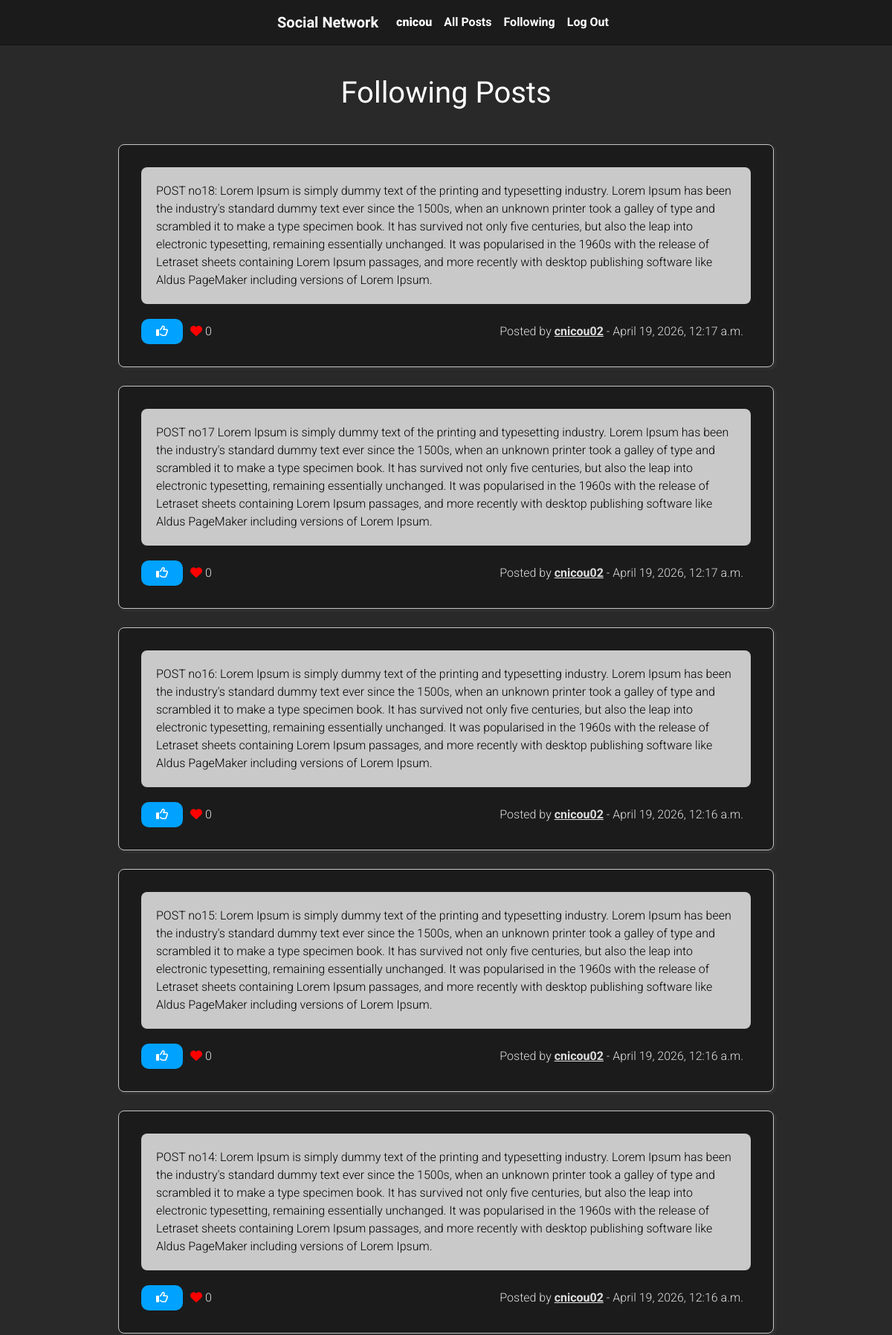
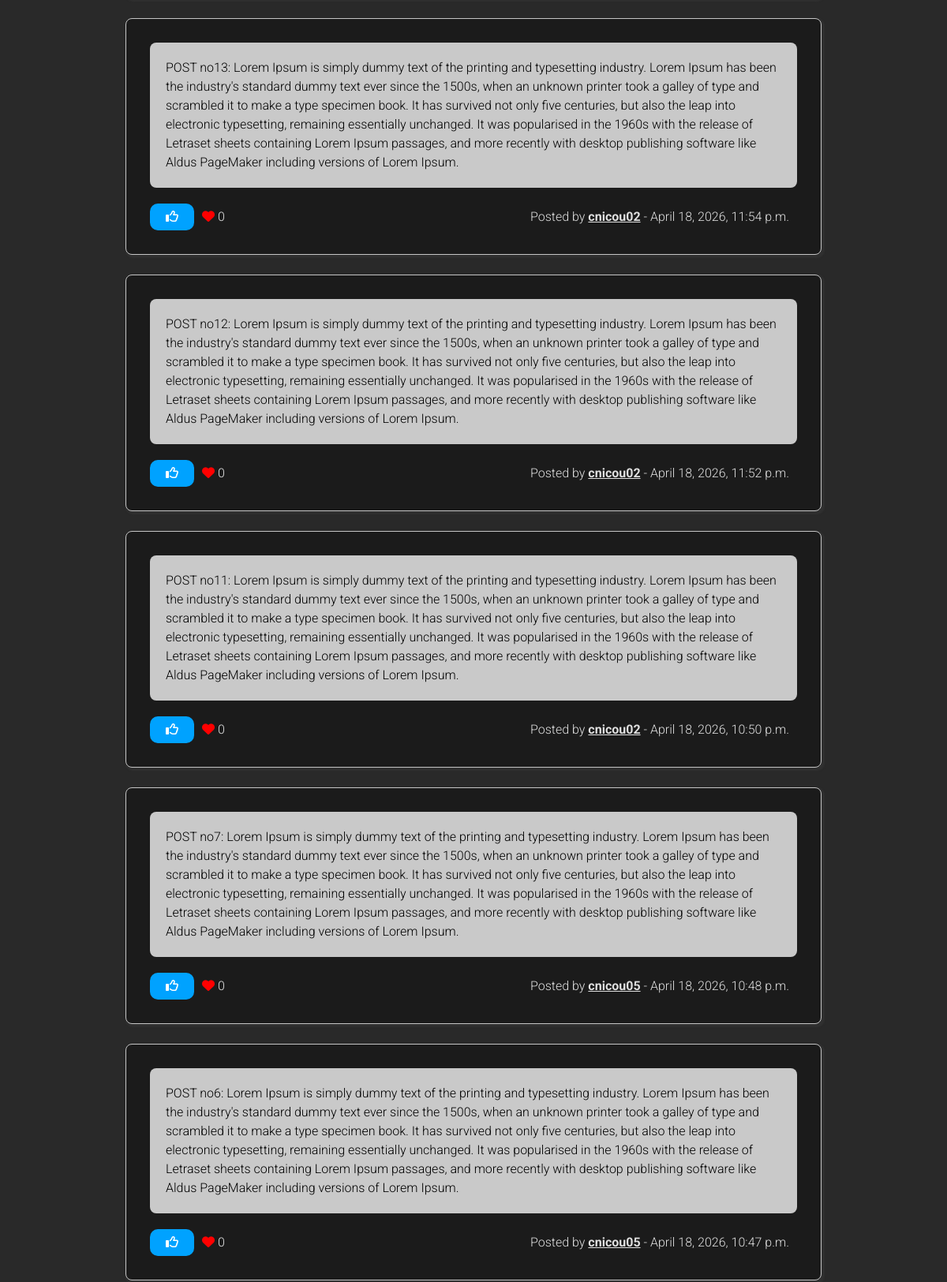
Page /following (signed in, upper part) on the committed database (2 pictures, top to bottom).
### network/models.py (models this page shows, shortened)
class User(AbstractUser):
    pass

class Post(models.Model):
    user = models.ForeignKey(User, on_delete=models.CASCADE, related_name="user_posts")
    content = models.TextField()
    creation_date = models.DateTimeField(auto_now_add=True)
    likes = models.ManyToManyField(User, related_name="liked_posts", blank=True)

### network/views.py (the view)
# urls.py: path("following",views.following,name="following"),
@login_required
def following(request):
    current_user = request.user
    if not Profile.objects.filter(user=current_user).exists():
        new_profile = Profile(user=current_user)
        new_profile.save()
    profile = Profile.objects.get(user=current_user)
    following_profiles = profile.following.all()
    profile_posts = None
    all_posts=[]
    for following_profile in following_profiles:
        profile_posts_list = Post.objects.filter(user=following_profile)
        for profile_post in profile_posts_list:
            all_posts.append(profile_post)
    all_posts.sort(key=lambda post: post.creation_date, reverse=True)
    paginator = Paginator(all_posts, 10) # Show 10 per page.
    page_number = request.GET.get('page')
    page_obj = paginator.get_page(page_number)
    for user_post in page_obj:
        if request.user in user_post.likes.all():
            user_post.liked = True
        else:
            user_post.liked = False
    return render(request, "network/following.html",{
       "all_posts":all_posts,
       "page_obj":page_obj,
    })

### network/templates/network/following.html (shortened to what this page needs)
{% extends "network/layout.html" %}
{% block body %}
<main class="main">
    <div class="main-wraper">
        <h1>Following Posts</h1>
        <div class="main-content">
            <div class="all_posts">
                {% for profile_post in page_obj %}
                <div class="post">
                    <p class="post-content">{{profile_post.content}}</p>
                    <p class="post-data">Posted by <a href="{% url 'profile' profile_post.user.username %}">{{profile_post.user.username}}</a> - {{profile_post.creation_date}}</p>
                    <div class="likes">
                        {% if user.is_authenticated %}
                            <button id="like_btn-{{profile_post.id}}" onclick="addlike({{profile_post.id}},{{profile_post.likes.count}})" data-id="{{post.id}}" class="like_btn {% if profile_post.liked %}  hidden {% elif not profile_post.liked %} {% endif %}"><i class="fa-regular fa-thumbs-up"></i></button>
                        {% endif %}
                        <p><i class="fa-solid fa-heart"></i> <span id="like-{{profile_post.id}}" class="likecount">{% if profile_post.likes.count != 0 %}{{profile_post.likes.count}}{% else %}0{% endif %}</span></p>
                    </div>
                </div>
                {% empty %}
                    <p style="text-align: center;">You are not following any users</p>
                {% endfor %}
            </div>
        </div>
    </div>
</main>
{% endblock %}

### network/templates/network/layout.html (shortened to what this page needs)
{% load static %}
{% load tz %}
<!DOCTYPE html>
<html lang="en">
    <head>
        <link rel="stylesheet" href="https://stackpath.bootstrapcdn.com/bootstrap/4.4.1/css/bootstrap.min.css">
        <link href="{% static 'network/styles.css' %}" rel="stylesheet">
        <link href="{% static 'assets/css/profile.css' %}" rel="stylesheet">
        <link href="{% static 'assets/css/rwd.css' %}" rel="stylesheet">
    </head>
    <body>
        <nav id="ext-nav" class="navbar navbar-expand justify-content-center navbar-dark bg-light" style="  background-color: rgb(27, 27, 27) !important; padding: 10px 0; border-bottom: 1px solid rgb(20, 20, 20);">
            <a class="navbar-brand" href="{% url 'index' %}">Social Network</a>
            <div class="ext-wraper">
                <ul class="menu-wraper navbar-nav mr-auto text-center">
                    {% if user.is_authenticated %}
                        <li class="nav-item">
                            <a class="nav-link" href="{% url 'profile' user.username %}"><strong>{{ user.username }}</strong></a>
                        </li>
                    {% endif %}
                    <li class="nav-item">
                    <a class="nav-link" href="{% url 'index' %}">All Posts</a>
                    </li>
                    {% if user.is_authenticated %}
                        <li class="nav-item">
                            <a class="nav-link" href="{% url 'following' %}">Following</a>
                        </li>
                        <li class="nav-item">
                            <a class="nav-link" href="{% url 'logout' %}">Log Out</a>
                        </li>
                    {% endif %}
                </ul>
            </div>
          </nav>
        <div class="body">
            {% block body %}
            {% endblock %}
        </div>
    </body>
</html>

### network/static/network/styles.css (style rules this page uses)
body { background-color: white !important; color: rgb(88, 88, 88); font-family: "Roboto", sans-serif !important; }
p { font-weight: 300; }
a:link, a:visited { color: rgb(224, 224, 224); font-weight: bold; }
.post,form,.social-info { border-radius: 8px; }
.navbar-brand { font-family: "Petit Formal Script", cursive; font-style: normal; }
.nav-link,.navbar-brand { color: white !important; }
.main { min-height: 850px; background-color: rgb(41, 41, 41); color: white; }
.main-wraper { width: 80%; margin: 0 auto; padding: 40px; }
.main-content { width: 70%; margin: 0 auto; }
.main-content > *:not(last-of-type) { margin-bottom: 20px; }
.main-wraper h1 { text-align: center; margin-bottom: 20px; margin-top: 0; font-weight: 300; color: white; padding: 20px; width: 97%; margin: 0 auto 0 auto; font-weight: 300 !important; font-family: "Petit Formal Script", cursive; font-style: normal; }
.post { background-color: rgb(254, 254, 254); padding: 30px; border: 1px solid rgb(197, 197, 197); -webkit-box-shadow:2px 2px 2px 2px #343434; box-shadow: 2px 2px 2px 2px #303030; position: relative; background-color: rgb(27, 27, 27); color: rgb(224, 224, 224); transition: all .4s; }
.post .post-content { background-color: #c9c9c9; color: black; padding: 20px; border-radius: 8px; }
.post p a:link,.post p a:visited { color: rgb(224, 224, 224); text-decoration: underline; }
.post:not(last-of-type) { margin-bottom: 25px; }
.post:first-of-type { margin-top: 25px; }
.post p { margin: 0; }
.post-data { position: absolute; bottom: 35px; right: 40px; }
.likes { display: flex; justify-content: flex-start; margin-top: 20px; align-items: center; }
.likes > * { margin-right: 10px; }
.fa-solid.fa-heart { color: red; }
.like_btn { border: none; background-color: rgb(0, 162, 255); color: white; border-radius: 10px; padding: 5px 20px; }

### network/static/assets/css/profile.css (style rules this page uses)
.main-content { position: relative; }

### network/static/assets/css/rwd.css (style rules this page uses)
@media (min-width: 1025px) and (max-width: 1440px) { .main-wraper { width: 85%; margin: 0 auto; padding: 20px; } }
@media (min-width: 1025px) and (max-width: 1440px) { .main-content { width: 90%; margin: 0 auto; } }

### rows in the picture
User: username "cnicou"
Post: content "POST no18: Lorem Ipsum is simply dummy text of the printing and typesetting industry. Lorem Ipsum has been the industry's standard dummy text ever since the 1500s, when an unknown printer took a galley of type and scrambled it to make a type specimen book. It has survived not only five centuries, but also the leap into electronic typesetting, remaining essentially unchanged. It was popularised in the 1960s with the release of Letraset sheets containing Lorem Ipsum passages, and more recently with desktop publishing software like Aldus PageMaker including versions of Lorem Ipsum.", user.username "cnicou02", creation_date "April 19, 2026, 12:17 a.m."
Post: content "POST no17 Lorem Ipsum is simply dummy text of the printing and typesetting industry. Lorem Ipsum has been the industry's standard dummy text ever since the 1500s, when an unknown printer took a galley of type and scrambled it to make a type specimen book. It has survived not only five centuries, but also the leap into electronic typesetting, remaining essentially unchanged. It was popularised in the 1960s with the release of Letraset sheets containing Lorem Ipsum passages, and more recently with desktop publishing software like Aldus PageMaker including versions of Lorem Ipsum.", user.username "cnicou02", creation_date "April 19, 2026, 12:17 a.m."
Post: content "POST no16: Lorem Ipsum is simply dummy text of the printing and typesetting industry. Lorem Ipsum has been the industry's standard dummy text ever since the 1500s, when an unknown printer took a galley of type and scrambled it to make a type specimen book. It has survived not only five centuries, but also the leap into electronic typesetting, remaining essentially unchanged. It was popularised in the 1960s with the release of Letraset sheets containing Lorem Ipsum passages, and more recently with desktop publishing software like Aldus PageMaker including versions of Lorem Ipsum.", user.username "cnicou02", creation_date "April 19, 2026, 12:16 a.m."
Post: content "POST no15: Lorem Ipsum is simply dummy text of the printing and typesetting industry. Lorem Ipsum has been the industry's standard dummy text ever since the 1500s, when an unknown printer took a galley of type and scrambled it to make a type specimen book. It has survived not only five centuries, but also the leap into electronic typesetting, remaining essentially unchanged. It was popularised in the 1960s with the release of Letraset sheets containing Lorem Ipsum passages, and more recently with desktop publishing software like Aldus PageMaker including versions of Lorem Ipsum.", user.username "cnicou02", creation_date "April 19, 2026, 12:16 a.m."
Post: content "POST no14: Lorem Ipsum is simply dummy text of the printing and typesetting industry. Lorem Ipsum has been the industry's standard dummy text ever since the 1500s, when an unknown printer took a galley of type and scrambled it to make a type specimen book. It has survived not only five centuries, but also the leap into electronic typesetting, remaining essentially unchanged. It was popularised in the 1960s with the release of Letraset sheets containing Lorem Ipsum passages, and more recently with desktop publishing software like Aldus PageMaker including versions of Lorem Ipsum.", user.username "cnicou02", creation_date "April 19, 2026, 12:16 a.m."
Post: content "POST no13: Lorem Ipsum is simply dummy text of the printing and typesetting industry. Lorem Ipsum has been the industry's standard dummy text ever since the 1500s, when an unknown printer took a galley of type and scrambled it to make a type specimen book. It has survived not only five centuries, but also the leap into electronic typesetting, remaining essentially unchanged. It was popularised in the 1960s with the release of Letraset sheets containing Lorem Ipsum passages, and more recently with desktop publishing software like Aldus PageMaker including versions of Lorem Ipsum.", user.username "cnicou02", creation_date "April 18, 2026, 11:54 p.m."
Post: content "POST no12: Lorem Ipsum is simply dummy text of the printing and typesetting industry. Lorem Ipsum has been the industry's standard dummy text ever since the 1500s, when an unknown printer took a galley of type and scrambled it to make a type specimen book. It has survived not only five centuries, but also the leap into electronic typesetting, remaining essentially unchanged. It was popularised in the 1960s with the release of Letraset sheets containing Lorem Ipsum passages, and more recently with desktop publishing software like Aldus PageMaker including versions of Lorem Ipsum.", user.username "cnicou02", creation_date "April 18, 2026, 11:52 p.m."
Post: content "POST no11: Lorem Ipsum is simply dummy text of the printing and typesetting industry. Lorem Ipsum has been the industry's standard dummy text ever since the 1500s, when an unknown printer took a galley of type and scrambled it to make a type specimen book. It has survived not only five centuries, but also the leap into electronic typesetting, remaining essentially unchanged. It was popularised in the 1960s with the release of Letraset sheets containing Lorem Ipsum passages, and more recently with desktop publishing software like Aldus PageMaker including versions of Lorem Ipsum.", user.username "cnicou02", creation_date "April 18, 2026, 10:50 p.m."
Post: content "POST no7: Lorem Ipsum is simply dummy text of the printing and typesetting industry. Lorem Ipsum has been the industry's standard dummy text ever since the 1500s, when an unknown printer took a galley of type and scrambled it to make a type specimen book. It has survived not only five centuries, but also the leap into electronic typesetting, remaining essentially unchanged. It was popularised in the 1960s with the release of Letraset sheets containing Lorem Ipsum passages, and more recently with desktop publishing software like Aldus PageMaker including versions of Lorem Ipsum.", user.username "cnicou05", creation_date "April 18, 2026, 10:48 p.m."
Post: content "POST no6: Lorem Ipsum is simply dummy text of the printing and typesetting industry. Lorem Ipsum has been the industry's standard dummy text ever since the 1500s, when an unknown printer took a galley of type and scrambled it to make a type specimen book. It has survived not only five centuries, but also the leap into electronic typesetting, remaining essentially unchanged. It was popularised in the 1960s with the release of Letraset sheets containing Lorem Ipsum passages, and more recently with desktop publishing software like Aldus PageMaker including versions of Lorem Ipsum.", user.username "cnicou05", creation_date "April 18, 2026, 10:47 p.m."
